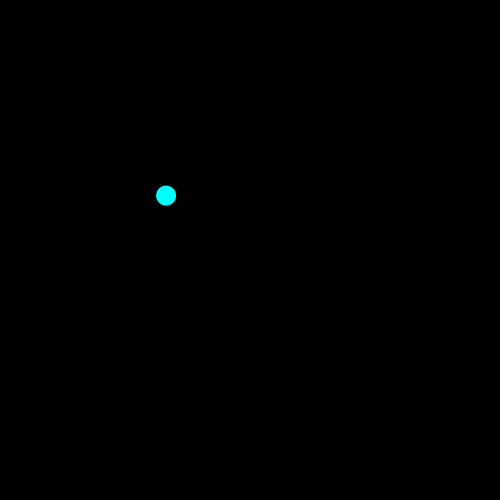
Frame 1 (no input)
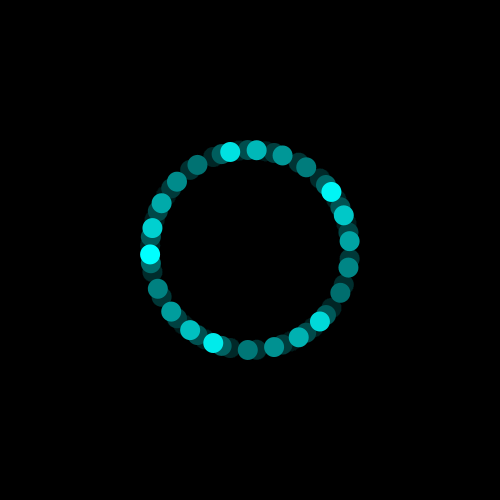
Frame 60 (the mouse pressed at the canvas centre just before this capture)
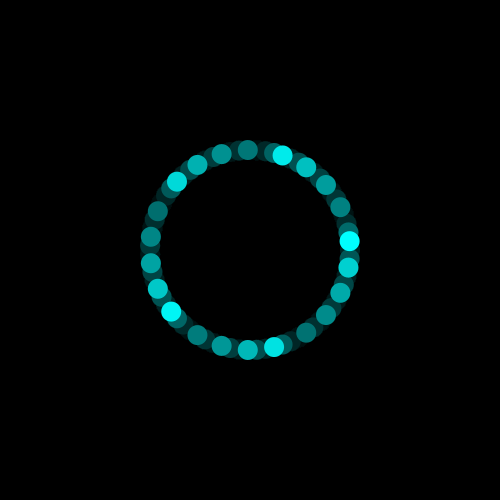
Frame 120 (the mouse held since frame 60 and released just before this capture)

The Processing sketch that drew these frames (run headless with seeded random() and noise(); from frame 60 on, the mouse is pressed at the canvas centre):

// Processing sketch: theta
// ── theta.pde
float r=100;
float theta=10;
void setup(){

size(500,500);
background(0);
smooth();

}
void draw(){
  fill(0,10);

  rect(0,0,width,height);
  //orbit
  float x = r*cos(theta);
  float y = r*sin(theta);
  
  //circlr
  fill(0,255,255);
  noStroke();
  ellipse(x+width/2,y+height/2,20,20);
  
  theta=theta+10;
  
}
